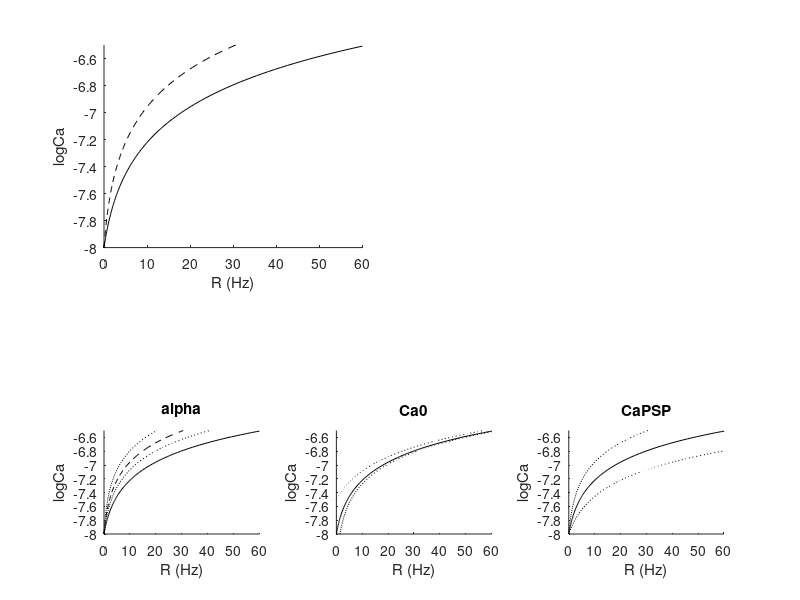

The MATLAB script that drew this image: (Note: this script raises an error after producing the figure.)
figfolder  = '/Users/dl2820/Project Repos/CaHomeostasis/DailyNotebook/Notebook20210611';

%%
Ca_0 = -8;       %GluA1-independent (i.e. baseline) Calcium concentration
                         %(-6.854 at eqfrom SS)
Ca_PSC0 = 0.5e-8;     %Calcium per 1Hz PSPs through non-GluA1 sources
alpha = 1;
%%
Ca = linspace(Ca_0,-6.5,100);


%%

R_none = (10.^Ca - 10.^Ca_0)./(Ca_PSC0.*(alpha.*0+1));
R_full = (10.^Ca - 10.^Ca_0)./(Ca_PSC0.*(alpha.*1+1));

alphas = [0.5 2];
R_alphas =(10.^Ca - 10.^Ca_0)./(Ca_PSC0*(alphas'*1+1));

Ca_0s = [-8.5 -7.5]';
R_Ca0s =(10.^Ca - 10.^Ca_0s)./(Ca_PSC0.*(alpha.*0+1));

Ca_PSCs = [0.25e-8 1e-8]';
R_CaPSCs =(10.^Ca - 10.^Ca_0)./(Ca_PSCs.*(alpha.*0+1));
%%
figure
subplot(2,2,1)
    %plot((R),Ca,'k')
    hold on
    plot((R_none),Ca,'k')
    plot((R_full),Ca,'k--')

    ylabel('logCa')

    xlabel('R (Hz)')
    box off
    axis tight
    xlim([0 60])
    
    
subplot(3,3,7)
    %plot((R),Ca,'k')
    hold on
    plot((R_none),Ca,'k')
    plot((R_full),Ca,'k--')
    plot((R_alphas),Ca,'k:')

    ylabel('logCa')

    xlabel('R (Hz)')
    box off
    axis tight
    xlim([0 60])
    title('alpha')
    
    
subplot(3,3,8)
    %plot((R),Ca,'k')
    hold on
    plot((R_none),Ca,'k')
    %plot((R_full),Ca,'k--')
    plot((R_Ca0s),Ca,'k:')

    ylabel('logCa')

    xlabel('R (Hz)')
    box off
    axis tight
    xlim([0 60])
     title('Ca0')
     
subplot(3,3,9)
    %plot((R),Ca,'k')
    hold on
    plot((R_none),Ca,'k')
    %plot((R_full),Ca,'k--')
    plot((R_CaPSCs),Ca,'k:')

    ylabel('logCa')

    xlabel('R (Hz)')
    box off
    axis tight
    xlim([0 60])
     title('CaPSP')
     
    
    

NiceSave('RCa',figfolder,[],'includeDate',true)
%%

kf_0 = 1e-4;       %CamKII-independent (i.e. baseline) phosphorylation rate
Ca_CaN = -6.4;     %Ca midpoint for CaN (data)
s_CaN = 6;      %Steepness of CaN activation (data)
k_CaN = 0.11;

n = Sigmoid( Ca,Ca_CaN,s_CaN,1);
kf = kf_0;
kd = k_CaN.*n;

A = kf./(kf+kd);
%R = 10.^(Ca - Ca_0)./(A.*Ca_PSP);
R = (10.^Ca - 10.^Ca_0)./(Ca_PSC0.*(alpha.*A+1));

%%
figure
subplot(2,2,1)
plot((R),Ca,'k')
hold on
plot((R_none),Ca,'k--')
plot((R_full),Ca,'k--')
ylabel('logCa')
%plot(log10(R),A,'r')
%LogScale('x',10)
xlabel('R');
box off
axis tight
    axis tight
    xlim([0 60])
    yrange = ylim(gca);

subplot(2,2,2)
plot(n,Ca)
hold on
plot(A,Ca)
ylim(yrange)
legend('n(Ca)','A(Ca)')
box off
xlabel('n, A')
NiceSave('RCa_A',figfolder,[],'includeDate',true)
%%


%% Simulate steady state calcium as f'n of rate

%manip.rate = @(t) 20.*ones(size(t));

parms= struct();
timeparms = struct();
manip = struct();



timeparms.maxT = 0;
timeparms.preT = 4000;

R_pres = logspace(0.5,4,22);

for rr = 1:length(R_pres)
    bz_Counter(rr,length(R_pres),'sim')
    
R_pre = R_pres(rr);
manip.rate = @(t) R_pre .* ones(size(t));

[simresults,parms] = Run_SynHomeo(manip,parms,timeparms,'startON',false);
equilvals.Ca(rr) = simresults.Ca(end);
equilvals.b(rr) = simresults.b(end);
equilvals.m(rr) = simresults.m(end);
equilvals.n(rr) = simresults.n(end);
[simresults,parms] = Run_SynHomeo(manip,parms,timeparms,'startON',true);
equilvals.Ca_on(rr) = simresults.Ca(end);
equilvals.b_on(rr) = simresults.b(end);
equilvals.m_on(rr) = simresults.m(end);
equilvals.n_on(rr) = simresults.n(end);
close all
end


%%
Ca = linspace(Ca_0,-4,100);
n = Sigmoid( Ca,parms.Ca_CaN,parms.s_CaN,1);
kf = parms.kf_0;
kd = parms.k_CaN.*n;

A = kf./(kf+kd);
R = 10.^(Ca - parms.Ca_0)./(A.*parms.Ca_PSP);

kd = parms.kd_0;
A = kf./(kf+kd);
R_none = 10.^(Ca - parms.Ca_0)./(A.*parms.Ca_PSP);

%%
figure
subplot(2,2,1)
plot(log10(R_none),Ca,'k--')
hold on
plot(log10(R),Ca,'k')
plot(log10(R_pres),equilvals.Ca,'ko')
plot(log10(R_pres),equilvals.Ca_on,'ko')


legend('No CaN/CamKII','Theory: CaN Only','Simulation: With CamKII','location','northwest')
xlabel('PSP Rate');ylabel('Equilibrium Ca (log)')
box off
axis tight
xlim(log10(R_pres([1 end])))
LogScale('x',10)


subplot(2,2,2)
plot(n,Ca)
hold on
plot(Sigmoid( Ca,parms.Ca_beta,parms.s_beta,1),Ca)


subplot(4,2,5)
    hold on
    plot(log10(R_pres),(equilvals.b),'bo')
    plot(log10(R_pres),(equilvals.b_on),'bo')

    plot(log10(R_pres),(equilvals.m),'ro')
    plot(log10(R_pres),(equilvals.m_on),'ro')

    xlabel('PSP Rate');ylabel('CamKII Gates')
    box off
    axis tight
    xlim(log10(R_pres([1 end])))
    LogScale('x',10)

subplot(4,2,6)
    hold on
    plot(log10(R_pres),(equilvals.m),'ro')
    plot(log10(R_pres),(equilvals.m_on),'ro')

    xlabel('PSP Rate');ylabel('CamKII Gates')
    box off
    axis tight
    xlim(log10(R_pres([1 end])))
    LogScale('x',10)
    ylim([0 0.01])

subplot(4,2,7)
hold on

plot(log10(R_pres),equilvals.n,'ko')
plot(log10(R_pres),equilvals.n_on,'ko')


xlabel('PSP Rate');ylabel('CaN Gate')
box off
axis tight
xlim(log10(R_pres([1 end])))
LogScale('x',10)


NiceSave('RCa',figfolder,[],'includeDate',true)



%%
